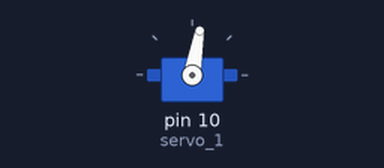
Bench run of a sketch on a simulated Arduino Uno, built with avr-gcc and run on an emulated ATmega328P. On the bench: servo.

Above: at 0.05 s.
Timing chart, 0 to 3.0 s (numbered marks = the images above):
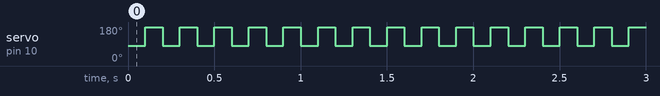

Measured:
- by itself, servo on pin 10 (servo_1): alternates 180° for 0.10 s and 80° for 0.10 s

The sketch:

motor_test.ino
```cpp
#include <Servo.h>
Servo servo_1 ;


void setup() {
  // put your setup code here, to run once:
  servo_1.attach(10);

}

void loop() {
  // put your main code here, to run repeatedly:
  servo_1.write(80);
  delay(100);

  servo_1.write (180);
  delay (100);


}
```
